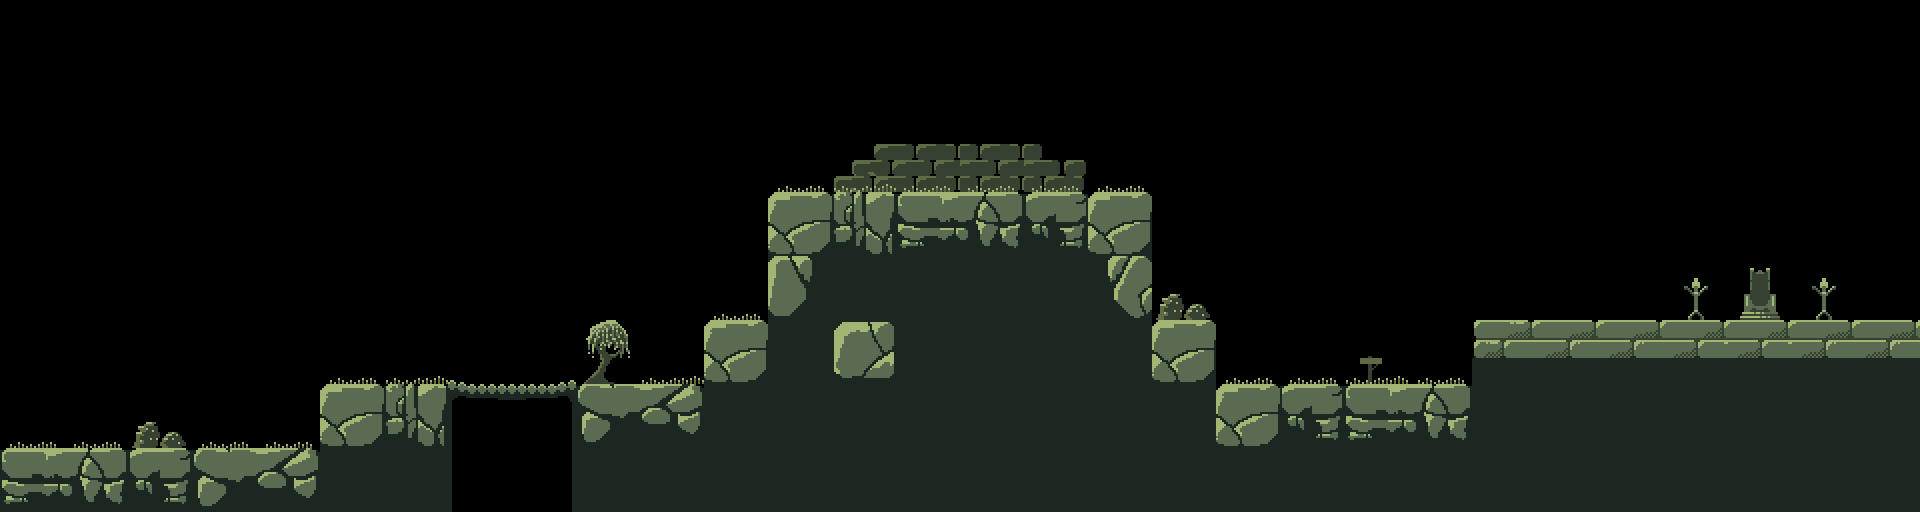

Tiled map render using the project's own tile images. Description and the map definition, with tile-layer contents summarised, below:
An orthogonal 30x8 tile map with 64x64 px tiles, 2 tile layers (CollisionLayer, BackLayer).

<map version="1.0" orientation="orthogonal" renderorder="right-down" width="30" height="8" tilewidth="64" tileheight="64" nextobjectid="1">
 <tileset firstgid="1" name="dom1" tilewidth="64" tileheight="64" tilecount="48">
  <image source="../img/tilest/dom1.png" trans="f2caff" width="512" height="384" />
 </tileset>
 <layer name="CollisionLayer" width="30" height="8">
  <data>[240 cells, 82 non-empty, 18 distinct tile ids]</data>
 </layer>
 <layer name="BackLayer" width="30" height="8">
  <data>[240 cells, 26 non-empty, 12 distinct tile ids]</data>
 </layer>
 <objectgroup name="ObjectLayer" />
</map>